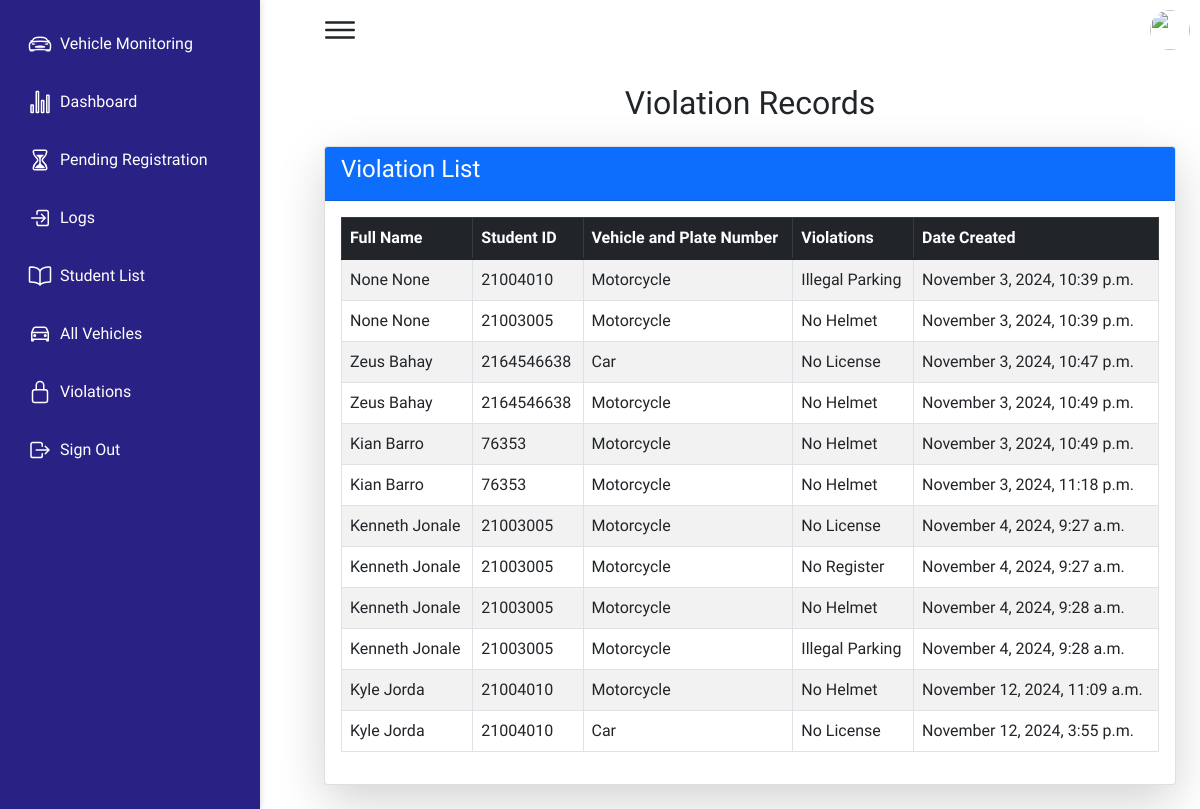
The app's page /violation_list/ (signed in), older data.
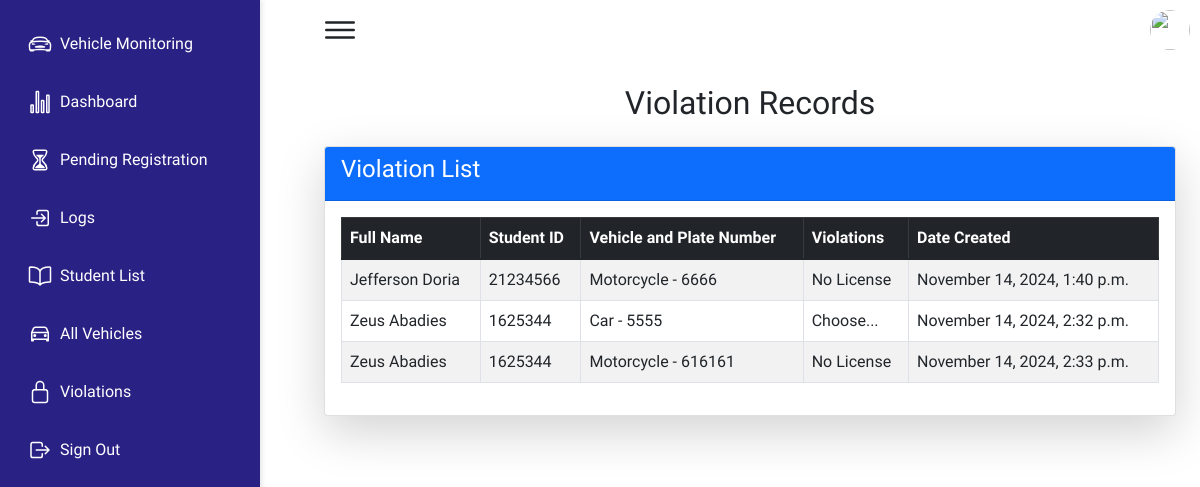
The same page, newer data.
### qrapp/models.py (models this page shows, shortened)
class Violation(models.Model):
    username = models.CharField(max_length=50)
    first_name = models.CharField(max_length=50, blank=True, null=True)
    last_name = models.CharField(max_length=50, blank=True, null=True)
    student_id = models.CharField(max_length=20)
    vehicle_type = models.CharField(max_length=50)
    violations = models.CharField(max_length=255)
    date_created = models.DateTimeField(default=timezone.now)  # Field for the date of the violation
    offense_count = models.PositiveIntegerField(blank=True, null=True)  # Field for number of offenses

### qrapp/views.py (the view)
# urls.py: path('violation_list/', views.violation_list, name='violation_list'),
def violation_list(request):
    violations = Violation.objects.all()
    return render(request, 'qrapp/violations.html', {'violations': violations})

### qrapp/templates/qrapp/violations.html (shortened to what this page needs)
{% extends 'qrapp/base.html' %}
{% block content %}
<link href="https://cdn.jsdelivr.net/npm/bootstrap@5.1.3/dist/css/bootstrap.min.css" rel="stylesheet">
<link rel="stylesheet" href="https://cdn.datatables.net/1.11.5/css/dataTables.bootstrap5.min.css">
<div class="container mt-0">
    <h2 class="text-center mb-4">Violation Records</h2>
    <div class="card shadow-lg">
        <div class="card-header bg-primary text-white">
            <h4>Violation List</h4>
        </div>
        <div class="card-body">
            <table id="violationTable" class="table table-hover table-bordered table-striped">
                <thead class="table-dark">
                    <tr>
                        <th>Full Name</th>
                        <th>Student ID</th>
                        <th>Vehicle and Plate Number</th>
                        <th>Violations</th>
                        <th>Date Created</th>
                    </tr>
                </thead>
                <tbody>
                    {% for violation in violations %}
                    <tr>
                        <td>{{ violation.first_name }} {{ violation.last_name }}</td>
                        <td>{{ violation.student_id }}</td>
                        <td>{{ violation.vehicle_type }}</td>
                        <td>{{ violation.violations }}</td>
                        <td>{{ violation.date_created|date:"F j, Y, g:i a" }}</td>
                    </tr>
                    {% endfor %}
                </tbody>
            </table>
        </div>
    </div>
</div>
{% endblock %}

Row changes from the older to the newer data that the page shows:
removed Violation: first_name "None", last_name "None", student_id "21004010", vehicle_type "Motorcycle", violations "Illegal Parking", date_created "November 3, 2024, 10:39 p.m."
removed Violation: first_name "None", last_name "None", student_id "21003005", vehicle_type "Motorcycle", violations "No Helmet", date_created "November 3, 2024, 10:39 p.m."
removed Violation: first_name "Zeus", last_name "Bahay", student_id "2164546638", vehicle_type "Car", violations "No License", date_created "November 3, 2024, 10:47 p.m."
removed Violation: first_name "Zeus", last_name "Bahay", student_id "2164546638", vehicle_type "Motorcycle", violations "No Helmet", date_created "November 3, 2024, 10:49 p.m."
removed Violation: first_name "Kian", last_name "Barro", student_id "76353", vehicle_type "Motorcycle", violations "No Helmet", date_created "November 3, 2024, 10:49 p.m."
removed Violation: first_name "Kian", last_name "Barro", student_id "76353", vehicle_type "Motorcycle", violations "No Helmet", date_created "November 3, 2024, 11:18 p.m."
removed Violation: first_name "Kenneth", last_name "Jonale", student_id "21003005", vehicle_type "Motorcycle", violations "No License", date_created "November 4, 2024, 9:27 a.m."
removed Violation: first_name "Kenneth", last_name "Jonale", student_id "21003005", vehicle_type "Motorcycle", violations "No Register", date_created "November 4, 2024, 9:27 a.m."
removed Violation: first_name "Kenneth", last_name "Jonale", student_id "21003005", vehicle_type "Motorcycle", violations "No Helmet", date_created "November 4, 2024, 9:28 a.m."
removed Violation: first_name "Kenneth", last_name "Jonale", student_id "21003005", vehicle_type "Motorcycle", violations "Illegal Parking", date_created "November 4, 2024, 9:28 a.m."
removed Violation: first_name "Kyle", last_name "Jorda", student_id "21004010", vehicle_type "Motorcycle", violations "No Helmet", date_created "November 12, 2024, 11:09 a.m."
removed Violation: first_name "Kyle", last_name "Jorda", student_id "21004010", vehicle_type "Car", violations "No License", date_created "November 12, 2024, 3:55 p.m."
added Violation: first_name "Jefferson", last_name "Doria", student_id "21234566", vehicle_type "Motorcycle - 6666", violations "No License", date_created "November 14, 2024, 1:40 p.m."
added Violation: first_name "Zeus", last_name "Abadies", student_id "1625344", vehicle_type "Car - 5555", violations "Choose...", date_created "November 14, 2024, 2:32 p.m."
added Violation: first_name "Zeus", last_name "Abadies", student_id "1625344", vehicle_type "Motorcycle - 616161", violations "No License", date_created "November 14, 2024, 2:33 p.m."
